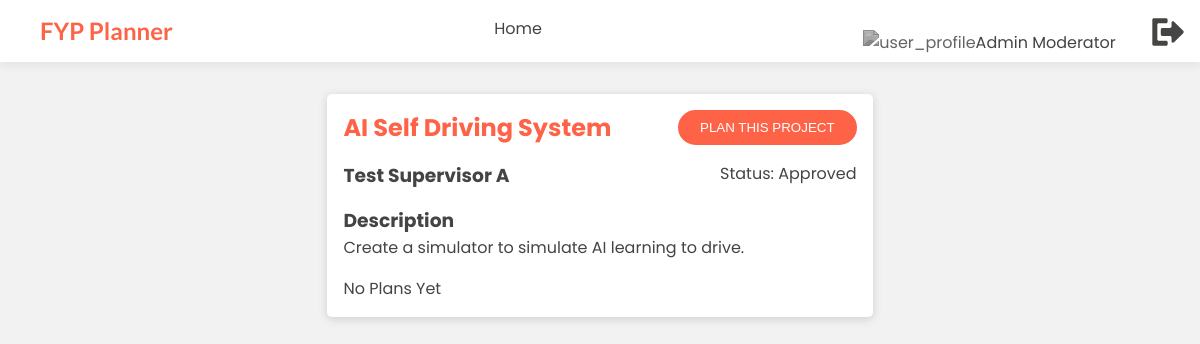
Page /src/student/projectPlanning.php (signed in) on the committed database.
### tables this page shows
CREATE TABLE `project` (
  `id` int(11) NOT NULL,
  `title` varchar(40) NOT NULL,
  `description` varchar(100) NOT NULL,
  `status` varchar(10) NOT NULL COMMENT 'Approved / Pending / Rejected / Achieved',
  `supervisor` int(11) NOT NULL,
  `student` int(11) DEFAULT NULL
);

CREATE TABLE `supervisor` (
  `id` int(11) NOT NULL,
  `username` varchar(30) NOT NULL,
  `password` varchar(72) NOT NULL,
  `name` varchar(50) NOT NULL,
  `dob` date NOT NULL,
  `rating` int(11) NOT NULL,
  `total_rating` int(11) NOT NULL
);

### src/student/projectPlanning.php (the view, shortened to what this page needs)
<?php
    require '../php/connect.php';
?>
<!DOCTYPE html>
<html lang="en">
<head>
    <link rel="stylesheet" href="../css/main.css" />
    <link rel="stylesheet" type="text/css" href="https://cdn.jsdelivr.net/npm/daterangepicker/daterangepicker.css" />
</head>
<body>
    <?php require '../include/user-navbar.inc.php'; ?>
    <?php
        $projectSelected = 0;
        if (!array_key_exists("projectID", $_POST)){
            $projects = $con->query(
                "SELECT project.id AS `ProjectID`, `title` AS 'Title', `description` AS 'Desc', student.name AS 'StudentName', supervisor.name AS 'SupervisorName', `status` AS 'Status' FROM `project`
                INNER JOIN `student` ON student.id = project.student
                INNER JOIN `supervisor` ON supervisor.id = project.supervisor
                WHERE `student` = ".$_SESSION["id"]
            );
            if ($projects->num_rows == 1){
                $project = $projects->fetch_assoc();
                $projectSelected = 1;
            }
            else{
                $projectSelected = 0;
            }
        }
        if ($projectSelected == 1){
            $projectTitle = $project["Title"];
            $projectDesc = $project["Desc"];
            $projectSuper = $project["SupervisorName"];
            $projectStatus = $project["Status"];
        }
        else{
            header("Location: projectPlanningSelect.php");
        }
    ?>
    <div class='detail-container'>
        <div class='table-detail'>
            <div class='header space-bottom'>
                <h2><?php echo $projectTitle; ?></h2>
                <button class='btn-1 space-left' id='form-popup'>Plan This Project</button>
            </div>
            <div class='full space-bottom'>
                <div class='left'><h3><?php echo $projectSuper; ?></h3></div>
                <div class='right'><p>Status: <?php echo $projectStatus; ?></p></div>
            </div>
            <div class='space-bottom'>
                <h3>Description</h3>
                <p><?php echo $projectDesc; ?></p>
            </div>
        </div>
    </div>
</body>
</html>

### src/css/main.css (style rules this page uses)
:root { --primary-color: #FF6347; --secondary-color: #444444; }
* { margin: 0; padding: 0; }
body { background-color: #F2F2F2; font-family: 'Poppins', sans-serif; color: var(--secondary-color); }
.btn-1 { text-decoration: none; padding: 8px 20px 8px 20px; color: #ffffff; background: var(--primary-color); border: 2px solid var(--primary-color); border-radius: 25px; transition: .5s; cursor: pointer; }
.space-left { margin-left: 5em; }
.full { width: 100%; overflow: hidden; }
.left { float: left; }
.right { float: right; }
.space-bottom { margin-bottom: 1em; }
.detail-container { position: relative; width: max-content; margin: auto; }
.table-detail { background: white; margin: 2em; box-shadow: 0 2px 10px 0px rgba(65, 65, 65, 0.2); border-radius: 5px; padding: 1em; width:max-content; }
.table-detail h2 { color: var(--primary-color); }
.table-detail .header { display: flex; justify-content: space-between; }
.table-detail button { text-transform: uppercase; }

### rows in the picture
project: title "AI Self Driving System", supervisor.name "Test Supervisor A", status "Approved", description "Create a simulator to simulate AI learning to drive."

### other values in the picture
$_SESSION['name'] "Admin Moderator"
